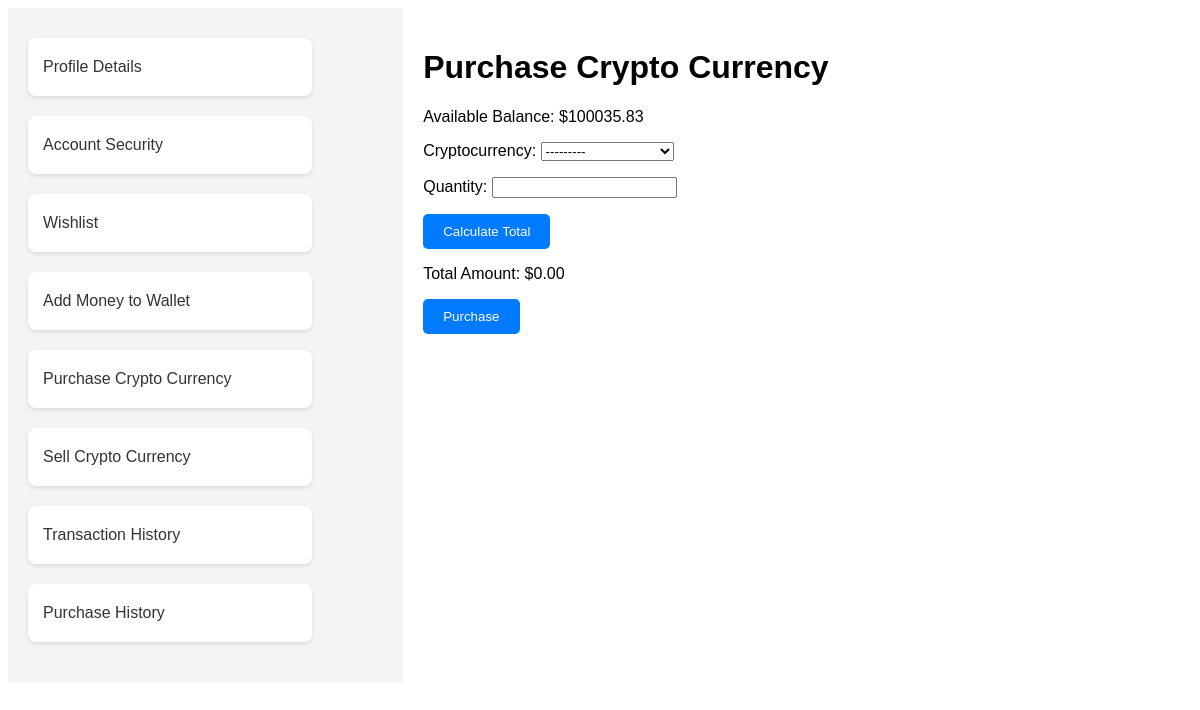
Before: /userprofile/purchase_currency/ (signed in) with the older database file.
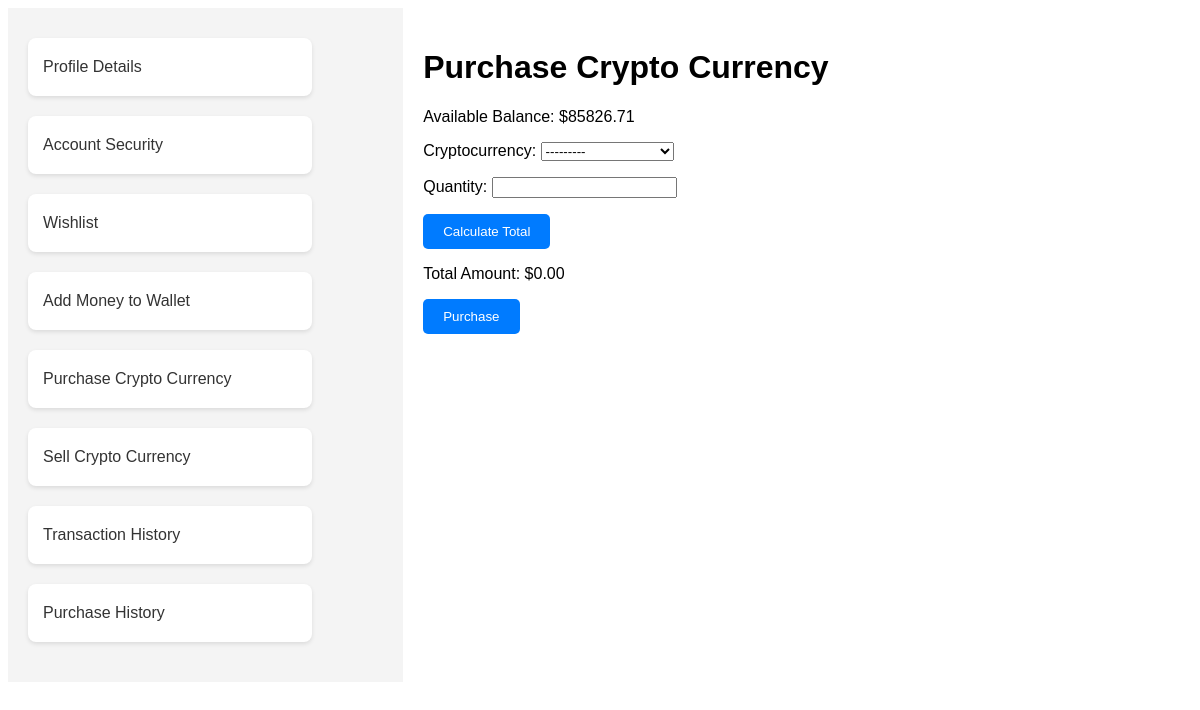
After: the same page with the newer database file.
### CryptoCrackers/models.py (models this page shows, shortened)
class Wallet(models.Model):
    user = models.OneToOneField(UserDetails, on_delete=models.CASCADE)
    balance = models.DecimalField(max_digits=10, decimal_places=2, default=0)

### CryptoCrackers/views.py (the view)
# urls.py: path('userprofile/purchase_currency/', views.purchase_currency, name='purchase_currency'),
def purchase_currency(request):
    user_id = request.session.get('_user_id')
    if not user_id:
        return redirect('/login/')
    user_wallet, created = Wallet.objects.get_or_create(user_id=user_id)
    if request.method == 'POST':
        form = PurchaseForm(user_id, request.POST)
        if form.is_valid():
            cryptocurrency = form.cleaned_data['cryptocurrency']
            quantity = form.cleaned_data['quantity']
            total_amount = cryptocurrency.current_price_cad * quantity
            if user_wallet.balance >= total_amount:
                user_wallet.balance -= total_amount
                Purchase.objects.create(
                    user_id=user_id,
                    cryptocurrency=cryptocurrency,
                    quantity=quantity,
                    total_amount=total_amount,
                )
                user = UserDetails.objects.get(id=user_id)
                cryptocurrencies = user.cryptocurrencies
                if cryptocurrency.name in cryptocurrencies:
                    cryptocurrencies[cryptocurrency.name] += int(quantity)
                else:
                    cryptocurrencies[cryptocurrency.name] = int(quantity)
                user.cryptocurrencies = cryptocurrencies
                user_wallet.save()
                user.save()
                return JsonResponse({'success': True, 'total_amount': total_amount})
            else:
                return JsonResponse({'success': False, 'error': 'Insufficient balance'})
        else:
            return JsonResponse({'success': False, 'error': 'Invalid form data'})
    else:
        form = PurchaseForm(user_id)
        crypto_choices = [{'id': crypto.id, 'name': crypto.name, 'price': str(crypto.current_price_cad)} for crypto in
                          CryptoCurrency.objects.all()]
        crypto_choices_json = json.dumps(crypto_choices, cls=DjangoJSONEncoder)
        user = UserDetails.objects.get(pk=user_id)
        return render(request, 'FrontEnd/profile.html',
                      {'form': form, 'balance': user_wallet.balance, 'crypto_choices_json': crypto_choices_json,
                       'id': "purchase-currency","user":user})

### CryptoCrackers/forms.py (shortened to what this page needs)
class PurchaseForm(forms.ModelForm):
    class Meta:
        model = Purchase
        fields = ['cryptocurrency', 'quantity']
        widgets = {
            'cryptocurrency': forms.Select(attrs={'id': 'id_cryptocurrency'}),
            'quantity': forms.TextInput(attrs={'id': 'id_quantity'}),
        }
    def __init__(self, user_id, *args, **kwargs):
        super().__init__(*args, **kwargs)
        self.fields['cryptocurrency'].queryset = CryptoCurrency.objects.all()
        self.user_id = user_id

### CryptoCrackers/models.py (called while the page is built)
    def __str__(self):
        return self.name

### templates/FrontEnd/profile.html (shortened to what this page needs)
<!DOCTYPE html>
<html lang="en">
<head>
</head>
<body>
<main>
    <div class="profile-container">
        <div class="sidebar">
            <ul>
                <li><a href="{% url 'CryptoCrackers:profile' %}" >Profile Details</a></li>
                <li><a  href="{% url 'CryptoCrackers:acc_sec' %}" >Account Security</a></li>
                <li><a href="{% url 'CryptoCrackers:wishlist' %}" >Wishlist</a></li>
                <li><a href="{% url 'CryptoCrackers:add_money' %}" >Add Money to Wallet</a></li>
                <li><a href="{% url 'CryptoCrackers:purchase_currency' %}" >Purchase Crypto Currency</a></li>
                <li><a href="{% url 'CryptoCrackers:sell_crypto' %}" >Sell Crypto Currency</a></li>
                <li><a href="{% url 'CryptoCrackers:transaction_list' %}" >Transaction History</a></li>
                <li><a href="{% url 'CryptoCrackers:purchasehistory_list' %}" >Purchase History</a></li>
            </ul>
        </div>
        <div class="content">
            <div id="purchase-currency" style="display: none;">
                  <h1>Purchase Crypto Currency</h1>
                  <p>Available Balance: ${{ balance }}</p>
                {% if user.id_image%}
                    <form method="post" id="purchaseForm">
                        {{ form.as_p }}
                        <button class="save-button" type="button" onclick="calculateTotal()">Calculate Total</button>
                        <p>Total Amount: $<span id="totalAmount">0.00</span></p>
                        <button class="save-button" type="submit">Purchase</button>
                    </form>
                {% else %}
                    <p style="color: red;">Please upload a valid ID image before purchasing cryptocurrency.</p>
                {% endif %}
            </div>
     </div>
    </div>
</main>
</body>
</html>

### templates/FrontEnd/profile.html (style rules this page uses)
body { font-family: Arial, sans-serif; }
.profile-container { display: flex; align-items: flex-start; }
.sidebar { width: 30%; padding: 20px; background-color: #f4f4f4; }
.content { width: 40%; padding: 20px; background-color: #fff; }
.sidebar ul { list-style-type: none; padding: 0; }
.sidebar li { margin-bottom: 20px; }
.sidebar a { text-decoration: none; color: #333; display: block; padding: 5px 0; }
.save-button { background-color: #007bff; color: #fff; padding: 10px 20px; border: none; border-radius: 5px; cursor: pointer; }
ul { list-style-type: none; padding: 0; margin: 0; width: 80%; max-width: 400px; }
li { background-color: #fff; margin: 10px 0; padding: 15px; border-radius: 8px; box-shadow: 0 2px 4px rgba(0, 0, 0, 0.1); display: flex; justify-content: space-between; align-items: center; }
a { text-decoration: none; color: #3498db; }

Changed rows visible on the page:
changed Wallet: balance "100035.83" → "85826.71"
